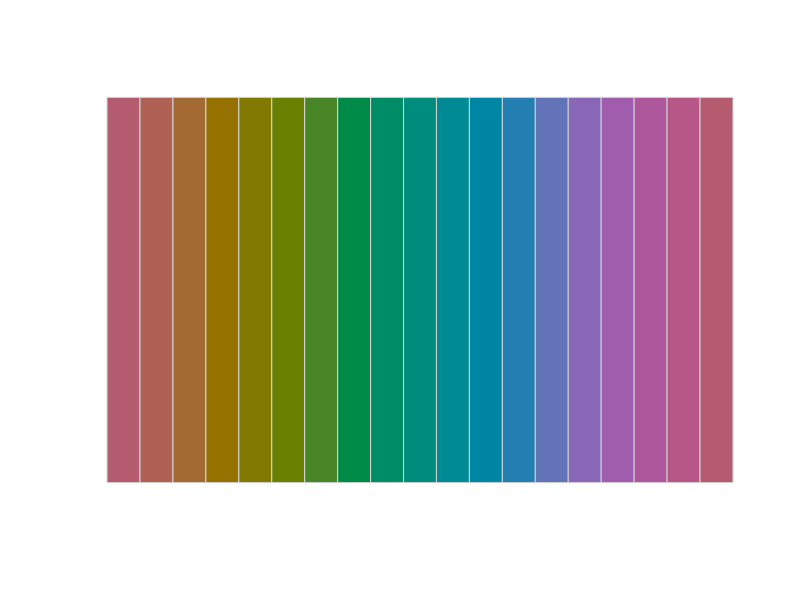
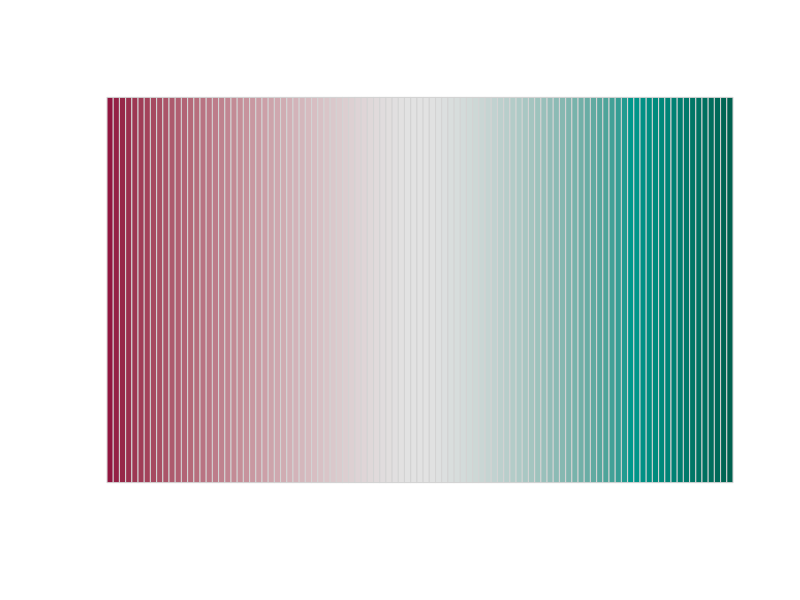
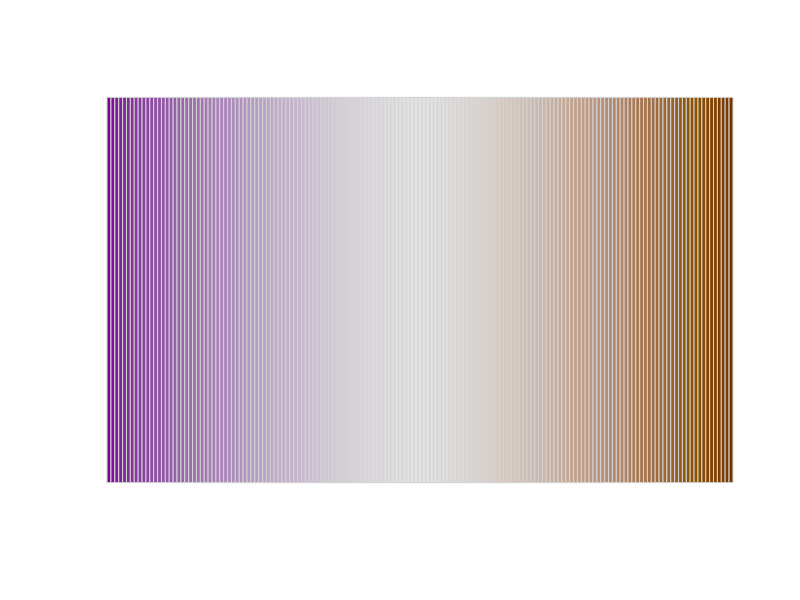
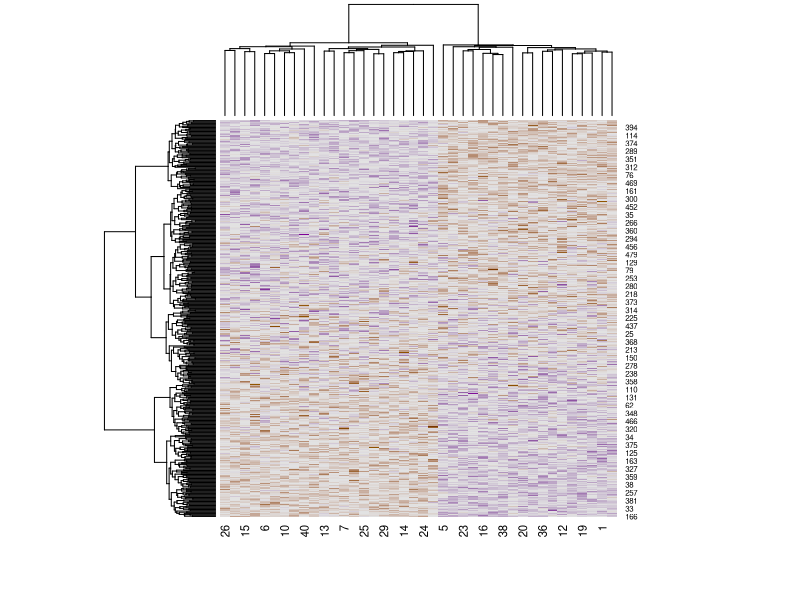

R code for these plots, in order: (Note: this script raises an error after producing the figures.)
########################################################
##############          FUNCTIONS          #############
########################################################

# Load Aaron's little functions for plotting with colorspace
library(colorspace)
library(plotrix)

pal <- function(col, border = "light gray", ...)
#Copy pasted from HCL-Based Color Palettes in R
#http://cran.r-project.org/web/packages/colorspace/vignettes/hcl-colors.pdf
 {
 n <- length(col)
 plot(0, 0, type="n", xlim = c(0, 1), ylim = c(0, 1),
 axes = FALSE, xlab = "", ylab = "", ...)
 rect(0:(n-1)/n, 0, 1:n/n, 1, col = col, border = border)
 }
#rainbow_hcl(10)
#pal(rainbow_hcl(50,c=100,l=80))
#pal(sequential_hcl(50))


c.r.hcl<-function(x,n=1000, ...){ #cut rainbow_hcl
	xCut<-cut(x,breaks=n)
	colors<-rainbow_hcl(n=n, ...)
	out<-colors[xCut]
	return(out)
}
c.s.hcl<-function(x,n=1000,only.up.to=n, ...){ #cut sequantial_hcl
	xCut<-1 #these two lines guard against errors caused when this function is piped into c.d.hcl
	if(only.up.to>1) xCut <-cut(x,breaks=only.up.to)
	colors<-sequential_hcl(n=n, ...)[n:(n-only.up.to)]#reverse the order
	#if you don't want the full sequence, this will chop it short!
	out<-colors[xCut]
	return(out)
}

c.d.hcl<-function(x,n=1000, h=c(0,260), ...){ #cut divergent_hcl
#hues: 0 is low, 260 is the higher.
	xNegInd <- which(x<0)
	xPosInd <- which(x>=0)
	
	nNeg <- length(xNegInd) #so we only get more faded parts on the side of the spectrum that doesn't have the same magnitude
	nPos <- length(xPosInd)
	biggerN<-max(nPos,nNeg)
	
	out<-rep(0,length(x))	
	if(!length(xNegInd)==0){
		xNegCol<-c.s.hcl(abs(x[xNegInd]),n=biggerN,only.up.to=nNeg,h=h[1])
		out[xNegInd]<-xNegCol
	}
	if(!length(xPosInd)==0){
		xPosCol<-c.s.hcl(x[xPosInd],n=biggerN,only.up.to=nPos,h=h[2])
		out[xPosInd]<-xPosCol
	}

	return(out)
}



########################################################
##############          HEATMAPS           #############
########################################################


set.seed(148192)
setwd('~/Documents/JH/EDA Versions/EDA Git Repo/Coursera')

testcol<-c.r.hcl(0:18*20,c=60,l=50)
pal(testcol)
mycol<-c.d.hcl(-50:50,h=c(0,180),c=100)
pal(mycol)
mycol<-c.d.hcl(-80:80,h=c(295,40))
pal(mycol)

#6 different group sizes, 2:7
#3 difficulty levels, with different max magnitudes of signal

N<-40
p<-500
sd.x<-1

groupsizes<-rep(2:7,times=3)
magnitudes<-rep(c(3,2,1)*sd.x,each=6)
Xes<-list()

maxIndex<-6*3
pb<-txtProgressBar(min = 1, max = maxIndex,  char = "=", style = 3)

for(i in 1:length(magnitudes)){
	setTxtProgressBar(pb,i)

	mag.i<-magnitudes[i] #magnitude of max possible signal
	ngroups.i<-groupsizes[i]

	X = matrix(rnorm(N*p,mean=0,sd=sd.x),nrow=p)

	#Assign Groups
	smallestGroupSize<-0
	while(smallestGroupSize<4) {
		groupId<-sample(ngroups.i,N,replace=T)
		smallestGroupSize <- min(table(groupId))
	}
	#heatmap(X,col=mycol)

	#Add signals
	for(j in 2:ngroups.i){ #leave first group as ref
		sig.j<-runif(p,-1*mag.i,mag.i)
		X[,groupId==j] <- 	X[,groupId==j] + sig.j
	}
	QNum<-which(unique(magnitudes)==mag.i)
	VerNum<-which(unique(groupsizes)==ngroups.i)
	
	X.ind<-heatmap(X,col=mycol)
	dev.off()
	
	XSort<-X[X.ind$rowInd[p:1],]
	filename.i<-paste0('Heatmap_Images/' , 'Q-', QNum,'_Ver-', VerNum,'_Mag-',mag.i,'_ngroups-',ngroups.i,'.png')
	png(filename=filename.i,height=600,width=600)
	pheatmap(XSort,cluster_rows=FALSE,col=mycol)
	dev.off()

	filename.i<-paste0('Dendrogram_Images/' , 'Q-', QNum,'_Ver-', VerNum,'_Mag-',mag.i,'_ngroups-',ngroups.i,'.png')
	png(filename=filename.i,height=450,width=450)
	dx<-dist(t(X))
	plot(hclust(dx),xlab='ID Number',sub='',ylab='Distance')
	dev.off()


	Xes[[i]]<-X
	
}


############################################################
############################################################
#Workspace

library(pheatmap)

X.ind<-heatmap(X,col=mycol)
XSort<-X[X.ind$rowInd[p:1],X.ind$colInd]
image(X)
image(XSort)

dev.off()

quartz()
png(filename='normTest.png')
heatmap(X,col=mycol)
dev.off()
#quartz()
#pheatmap(X,col=mycol,cluster_rows=FALSE)
quartz()
png(filename='prettyTest.png')
pheatmap(XSort,col=mycol,cluster_rows=FALSE,cluster_cols=TRUE)
dev.off()

xind2<-pheatmap(XSort,col=mycol,cluster_rows=FALSE,cluster_cols=TRUE)
quartz()
plot(xind2[[2]])


#hclust is doing well!!!!
X.ind<-heatmap(X,col=mycol)
XSort<-X[X.ind$rowInd[p:1],]
pheathcl<-pheatmap(XSort,cluster_rows=FALSE,plot=F)
par(mfrow=c(2,1))
dx<-dist(t(X))
plot(hclust(dx))

plot(pheathcl[[2]])
